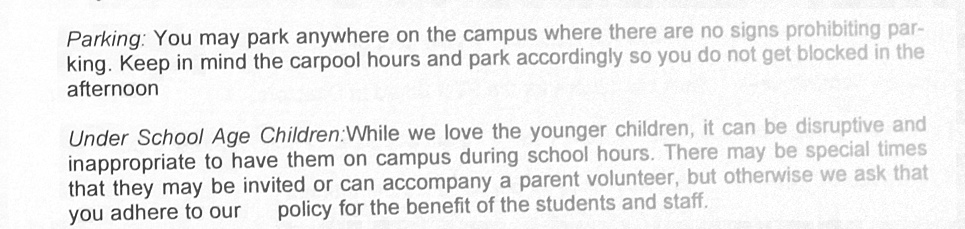
#> input picture outputs/best_1.png, 965 x 229 px
$ python partitionBrightness.py   (older library calls are emulated)
#> lines starting #> are read from the running program, lines starting #| are printed output that depends on the picture; after the words box and inside, x2 and y2 are one past the last pixel; in counts of white or black regions, pixels touching at a corner belong together; long printed decimals are rounded
import cv2
import numpy as np
import pytesseract
from matplotlib import pyplot as plt

def fix_brightness(img):
    img_dot = img
    print("INSIDE FIX BRIGHTNESS-------------")
    lab= cv2.cvtColor(img, cv2.COLOR_BGR2LAB)
    l, a, b = cv2.split(lab)
    y,x,z = img.shape
    l_blur = cv2.GaussianBlur(l, (11, 11), 5)
    maxval = []
    count_percent = 3 #percent of total image
    count_percent = count_percent/100
    row_percent = int(count_percent*x) #1% of total pixels widthwise
    column_percent = int(count_percent*y) #1% of total pizel height wise
    for i in range(1,x-1):
        if i%row_percent == 0:
            for j in range(1, y-1):
                if j%column_percent == 0:
                    pix_cord = (i,j)
                    img_segment = l_blur[i:i+3, j:j+3]
                    (minVal, maxVal, minLoc, maxLoc) = cv2.minMaxLoc(img_segment)
                    maxval.append(maxVal)

    avg_maxval = round(sum(maxval) / len(maxval))
    print("this is    ", avg_maxval)
    if avg_maxval>35 and avg_maxval<45:
        norm_img2 = cv2.normalize(img, None, alpha=0, beta=1.8, norm_type=cv2.NORM_MINMAX, dtype=cv2.CV_32F)
        norm_img2 = np.clip(norm_img2, 0, 1)
        norm_img2 = (255*norm_img2).astype(np.uint8)
        img = norm_img2

    elif avg_maxval<35 and avg_maxval>30:
        norm_img2 = cv2.normalize(img, None, alpha=0, beta=2.4, norm_type=cv2.NORM_MINMAX, dtype=cv2.CV_32F)
        norm_img2 = np.clip(norm_img2, 0, 1)
        norm_img2 = (255*norm_img2).astype(np.uint8)
        img = norm_img2

    elif avg_maxval <30:
        norm_img2 = cv2.normalize(img, None, alpha=0, beta=1.35, norm_type=cv2.NORM_MINMAX, dtype=cv2.CV_32F)
        norm_img2 = np.clip(norm_img2, 0, 1)
        norm_img2 = (255*norm_img2).astype(np.uint8)
        img = norm_img2

    elif avg_maxval > 70:
        norm_img2 = cv2.normalize(img, None, alpha=0, beta=0.75, norm_type=cv2.NORM_MINMAX, dtype=cv2.CV_32F)
        norm_img2 = np.clip(norm_img2, 0, 1)
        norm_img2 = (255*norm_img2).astype(np.uint8)
        img = norm_img2

    elif avg_maxval > 60:
        norm_img2 = cv2.normalize(img, None, alpha=0, beta=1.2, norm_type=cv2.NORM_MINMAX, dtype=cv2.CV_32F)
        norm_img2 = np.clip(norm_img2, 0, 1)
        norm_img2 = (255*norm_img2).astype(np.uint8)
        img = norm_img2

    else:
        norm_img2 = cv2.normalize(img, None, alpha=0, beta=0.85, norm_type=cv2.NORM_MINMAX, dtype=cv2.CV_32F)
        norm_img2 = np.clip(norm_img2, 0, 1)
        norm_img2 = (255*norm_img2).astype(np.uint8)
        img = norm_img2

    return img


img = cv2.imread('outputs/best_1.png')
#> img is the input picture: shape (229, 965, 3); min 39, max 255, mean 237.6
cv2.imshow("BEFORE fix brightness", img)
cv2.waitKey(0)
w, h, c = img.shape
#> w = 229; h = 965; c = 3


# img = fix_brightness(img)

# img[:, 0:h//2] = fix_brightness(img[:, 0:h//2])
# img[:, h//2:h] = fix_brightness(img[:, h//2:h])

img[0:w//2, 0:h//2] = fix_brightness(img[0:w//2, 0:h//2])
#> in fix_brightness, `lab= cv2.cvtColor(img, cv2.COLOR_BGR2LAB)`: lab: shape (114, 482, 3); mean of channels 0, 1, 2 240.1, 128, 128
#> in fix_brightness, `l, a, b = cv2.split(lab)`: a: shape (114, 482); every value is 128
#> after the loop in fix_brightness, `for i in range(1,x-1):`: maxval = 1258 values, max 254 at index 3, min 0 at index 296, mean 57.87
#> in fix_brightness, `avg_maxval = round(sum(maxval) / len(maxval))`: avg_maxval = 58
#| this is     58
img[w//2:w, h//2:h] = fix_brightness(img[w//2:w, h//2:h])
#> in fix_brightness (call 2), `lab= cv2.cvtColor(img, cv2.COLOR_BGR2LAB)`: lab: shape (115, 483, 3); mean of channels 0, 1, 2 240.2, 128, 128
#> in fix_brightness (call 2), `l, a, b = cv2.split(lab)`: a: shape (115, 483); every value is 128
#> in fix_brightness (call 2), `l_blur = cv2.GaussianBlur(l, (11, 11), 5)`:
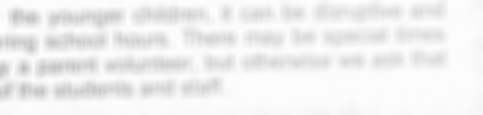
#> l_blur: shape (115, 483); min 191, max 253, mean 240.2
#> after the loop in fix_brightness (call 2), `for i in range(1,x-1):`: maxval = 1258 values, max 253 at index 37, min 0 at index 296, mean 55.78
#> in fix_brightness (call 2), `avg_maxval = round(sum(maxval) / len(maxval))`: avg_maxval = 56
#| this is     56
img[w//2:w, 0:h//2] = fix_brightness(img[w//2:w, 0:h//2])
#> in fix_brightness (call 3), `img_dot = img`:
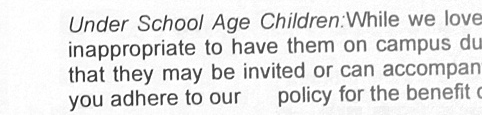
#> img_dot: shape (115, 482, 3); min 39, max 255, mean 229.4
#> in fix_brightness (call 3), `lab= cv2.cvtColor(img, cv2.COLOR_BGR2LAB)`: lab: shape (115, 482, 3); mean of channels 0, 1, 2 231.3, 128, 128
#> in fix_brightness (call 3), `l, a, b = cv2.split(lab)`: a: shape (115, 482); every value is 128
#> in fix_brightness (call 3), `l_blur = cv2.GaussianBlur(l, (11, 11), 5)`:
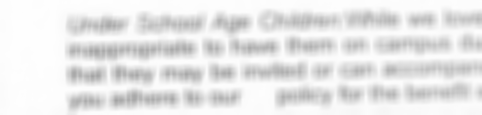
#> l_blur: shape (115, 482); min 163, max 254, mean 231.3
#> after the loop in fix_brightness (call 3), `for i in range(1,x-1):`: maxval = 1258 values, max 254 at index 2, min 0 at index 296, mean 57.22
#> in fix_brightness (call 3), `avg_maxval = round(sum(maxval) / len(maxval))`: avg_maxval = 57
#| this is     57
img[0:w//2, h//2:h] = fix_brightness(img[0:w//2, h//2:h])
#> in fix_brightness (call 4), `lab= cv2.cvtColor(img, cv2.COLOR_BGR2LAB)`: lab: shape (114, 483, 3); mean of channels 0, 1, 2 244.9, 128, 128
#> in fix_brightness (call 4), `l, a, b = cv2.split(lab)`: a: shape (114, 483); every value is 128
#> in fix_brightness (call 4), `l_blur = cv2.GaussianBlur(l, (11, 11), 5)`:
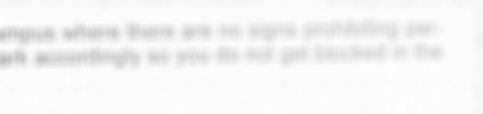
#> l_blur: shape (114, 483); min 187, max 253, mean 244.9
#> after the loop in fix_brightness (call 4), `for i in range(1,x-1):`: maxval = 1258 values, max 253 at index 157, min 0 at index 296, mean 57.4
#| this is     57
#> in fix_brightness (call 4), `norm_img2 = cv2.normalize(img, None, alpha=0, beta=0.85, norm_type=cv2..`:
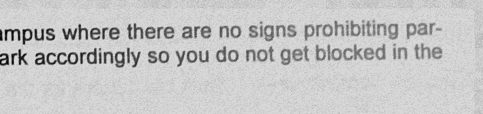
#> norm_img2: shape (114, 483, 3) float32; min 2.61e-08, max 0.85, mean 0.778


cv2.imshow("fix brightness", img)
cv2.waitKey(0)

img = cv2.cvtColor(img, cv2.COLOR_BGR2GRAY)
#> img: shape (229, 965)

print(np.mean(img))
#| 194.384
ret,thresh1 = cv2.threshold(img,194,255,cv2.THRESH_BINARY)
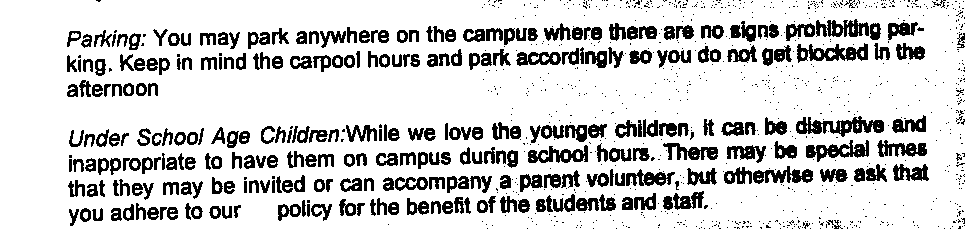
#> thresh1: shape (229, 965); 81.7% white; 1101 black regions (812 under 20 px), largest, box (x1, y1, x2, y2) and area: (796, 116, 884, 137) 906, (797, 43, 868, 63) 734, (806, 140, 869, 162) 657
ret,thresh3 = cv2.threshold(img,194,255,cv2.THRESH_TRUNC)
ret,thresh4 = cv2.threshold(img,90,255,cv2.THRESH_TOZERO)
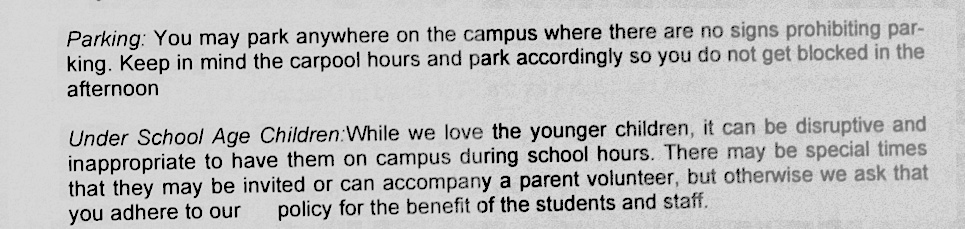
#> thresh4: shape (229, 965); min 0, max 216, mean 191.3
titles = ['Original Image','BINARY','TRUNC','TOZERO']
images = [img, thresh1, thresh3, thresh4]
for i in range (4):
    cv2.imshow(titles[i], images[i])
    print("-----------------------------------------------")
    print(titles[i])
#> (the run stopped early here; a loop or call above may not have finished)

$ run again, with outputs/TOZERO_INV.png copied over outputs/best_1.png
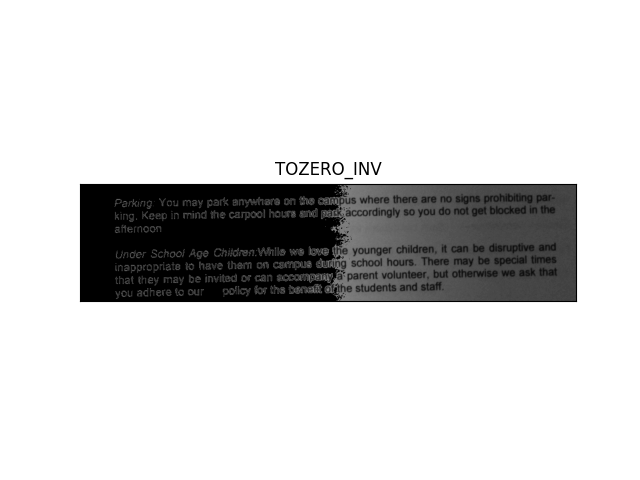
#> input picture outputs/TOZERO_INV.png, 640 x 480 px
#> img is the input picture: shape (480, 640, 3); min 0, max 255, mean 213.9
#> lab: shape (240, 320, 3); mean of channels 0, 1, 2 211.1, 128, 128
#> a: shape (240, 320); every value is 128
#> after the loop in fix_brightness, `for i in range(1,x-1):`: maxval = 1190 values, max 255 at index 0, min 0 at index 692, mean 159.9
#> avg_maxval = 160
#| this is     160
#> lab: shape (240, 320, 3); mean of channels 0, 1, 2 217.6, 128, 128
#| this is     158
#> lab: shape (240, 320, 3); mean of channels 0, 1, 2 208.2, 128, 128
#| this is     161
#> lab: shape (240, 320, 3); mean of channels 0, 1, 2 220.9, 128, 128
#> in fix_brightness (call 4), `l_blur = cv2.GaussianBlur(l, (11, 11), 5)`:
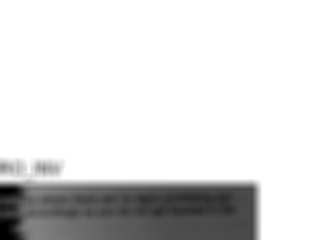
#> l_blur: shape (240, 320); min 0, max 255, mean 220.9
#> after the loop in fix_brightness (call 4), `for i in range(1,x-1):`: maxval = 1190 values, max 255 at index 0, min 0 at index 680, mean 158.5
#> avg_maxval = 158
#| this is     158
#| 160.167
#> thresh1: shape (480, 640); every value is 0
#> `ret,thresh4 = cv2.threshold(img,90,255,cv2.THRESH_TOZERO)`:
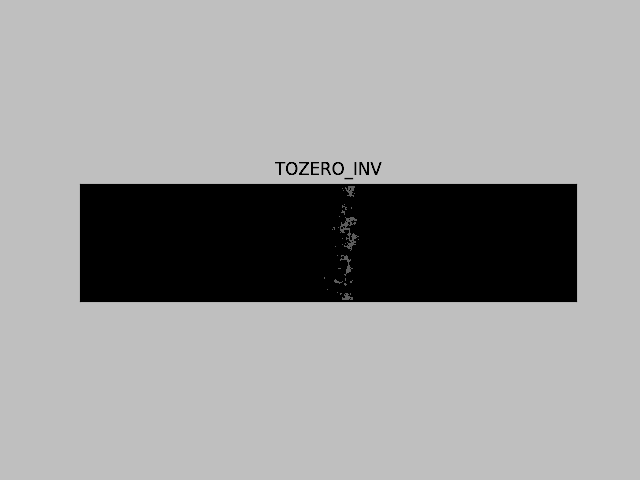
#> thresh4: shape (480, 640); min 0, max 191, mean 154.3
